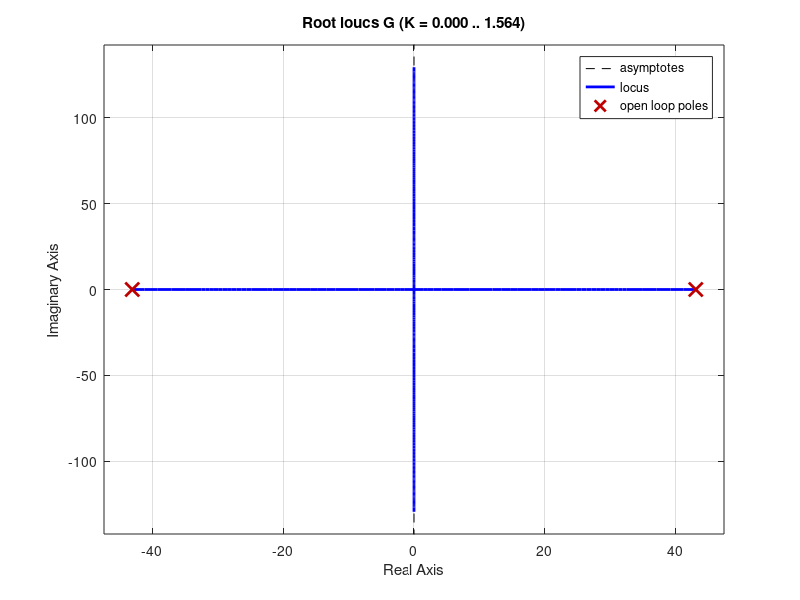
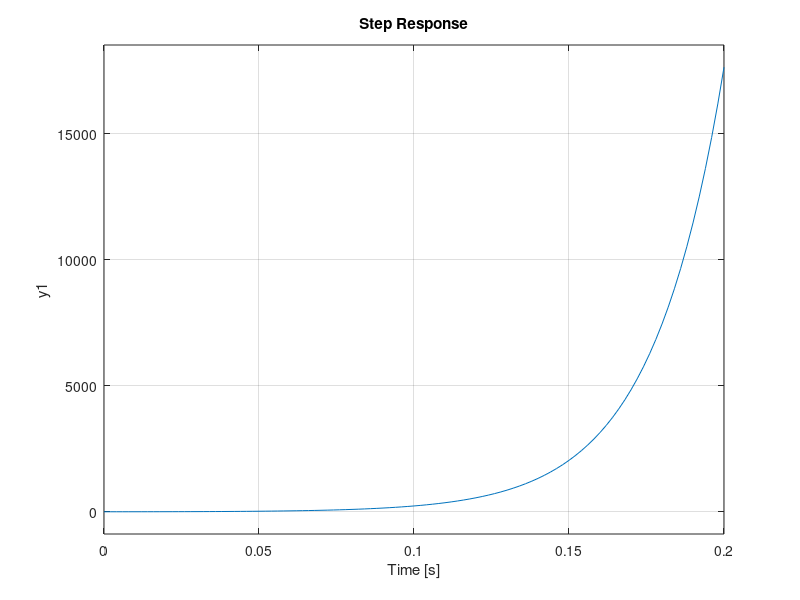
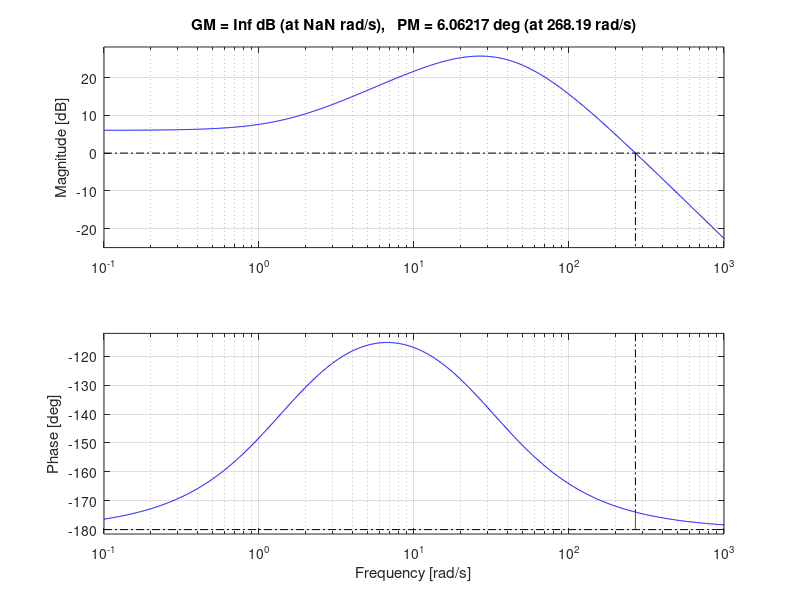
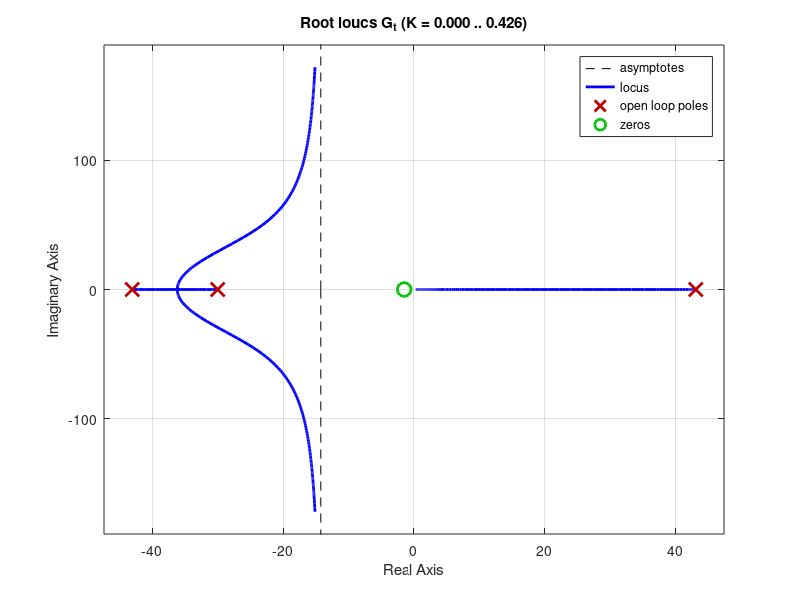

Source code (MATLAB) for these figures, in order:
%% Constants of the controller
k_i = 0.114;
k_x = 30.0676;
a = 843;
k_c = 2*k_x/a/2/k_i;
k_a = 2;
m = 0.0162;
dc = 2; % DC gain of 2
z_c = 1.5;
p_c = z_c * 20; % pole to zero ratio of 20

% Transfer function for plant
s = tf('s');
num = a * k_a * k_i;
den = m * (s^2 - k_x/m);
G = num/den;
fig1 = figure(1);
rlocus(G);
fig2 = figure(2);
step(G)

% Transfer function for plant and controller
G_c = k_c * (1 + s/z_c) / (1 + s/p_c);
G_t = G_c * G;

% Root locus and phage margin of the whole system
fig3 = figure(3);
margin(G_t)
fig4 = figure(4);
rlocus(G_t)

% Calculate the values of resistance and capacitor
R1 = 1e4/k_c
R2 = z_c * R1 / (p_c - z_c)
C = 1/p_c/R2